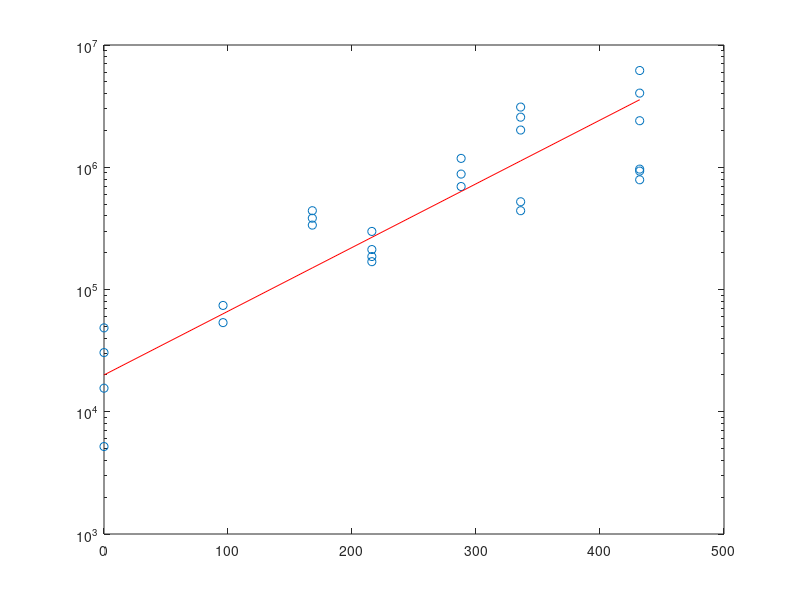
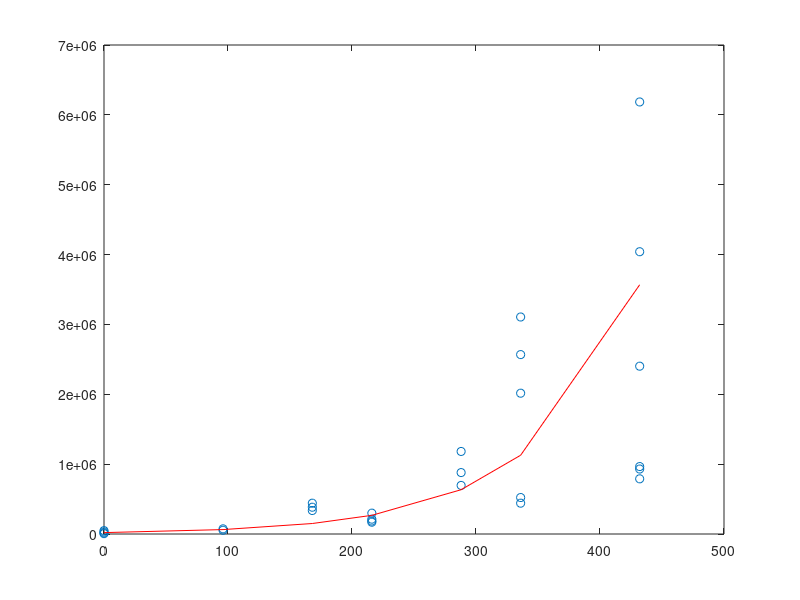

The MATLAB script that drew these images, in order:

close all
clear all;

data = importdata('JonathanDataToRead.csv')

hours = data(:,1);
cells = data(:,2)*10^6;

%Revised Model:
% dNdt = \alpha N
alpha = 0.012;
Nt    = (20000)*exp(alpha*hours);
semilogy(hours,cells,'o')
hold
semilogy(hours,Nt,'-r');

figure
plot(hours,cells,'o')
hold
plot(hours,Nt,'-r')


%Johnathan's Model
mu = 1244;
g  = 0.1;
c0 = 20000 - mu/g;

% dT/dt = \alpha N
% N(t) = (mu/g)*(Thy(t)/ThyFull) + c0 e^(-gt) 
Nt = (mu/g)*ones(size(cells)) + c0*(exp(-g*hours))

%plot(hours,Nt,'-r')

%dN/dt        = mu*Size(thymus) - g*N
% dN/dt + g*N = mu*

%Integrating factor:
% Multiply both sides by exp(g*t)
% dN/dt e^(gt) + g*N*e^(gt) = mu e^(gt)
% ( N(t) e^(gt) )' = mu e^(gt)
% N(t) e^(gt) = (mu/g)e^(gt) + c0
% N(t) = (mu/g) + c0 e^(-gt) 

%N(0) = 20000
%N(0) = (mu/g) + c0 --> c0 = (20000 - mu/g)